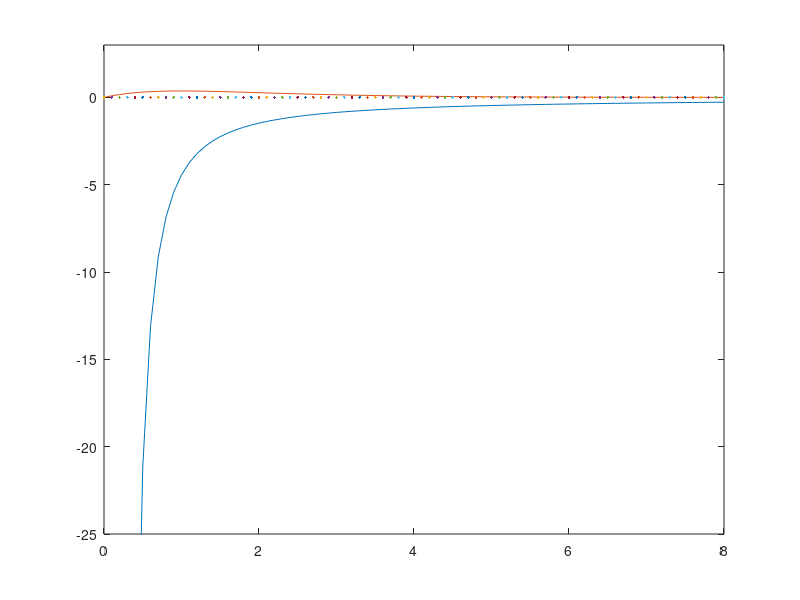

This figure's MATLAB source:
clc
hold off;

x = 0:0.1:8
f = 1-(exp(1./x).*((1./x)+1));
plot(x,f)
hold all;
f2 = exp(-x).*x
plot(x,f2)

for n=1:80
    f3 = quad (@(y) exp(-y).*y,0,x(n))
end

%plot(x,f3,'.-');

ylim ([-25 3 ])
plot(x,0)
